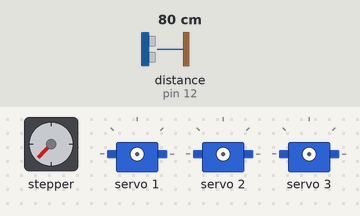
A sketch run on a simulated Arduino Uno, built with avr-gcc and run on an emulated ATmega328P. Parts: stepper motor, 3 × servo. Wiring (inferred from the names in the program): ultrasonic range finder: trigger pin 13; echo pin 12. Inputs (shaded band) come from the test bench; at power-on: distance to the obstacle (sensor on pin 12) 80 cm. The echo pulse lasts 58.3 µs per cm; the ROS host is connected and sends only what is stated; stepper angles assume 200 steps per turn.

Above: at 3.8 s.
3.9 s: distance to the obstacle (sensor on pin 12) set to 23 cm
At 4.4 s:
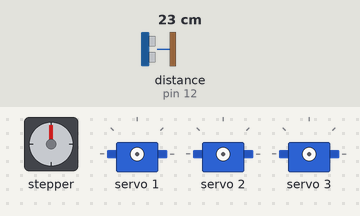
9.2 s: distance to the obstacle (sensor on pin 12) set to 18 cm
At 9.52 s:
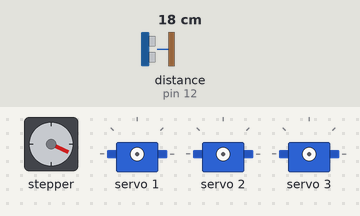
12.9 s: distance to the obstacle (sensor on pin 12) set to 299 cm
At 13.78 s:
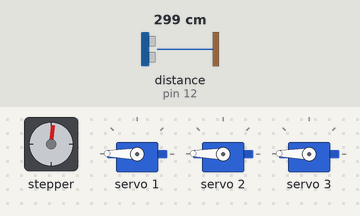
16.4 s: distance to the obstacle (sensor on pin 12) set to 2 cm
Timing chart, 0 to 69.2 s (numbered marks = the images above; inputs shaded):
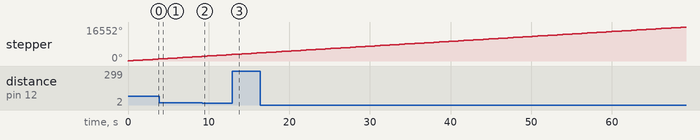

The sketch:

haha.ino
```cpp
#include <ros.h>
#include <std_msgs/Int16MultiArray.h>
#include <Stepper.h>
#include <Adafruit_PWMServoDriver.h>
Adafruit_PWMServoDriver pwmDriver = Adafruit_PWMServoDriver(0x40);

#define trigPin 13
#define echoPin 12

const int stepsPerRevolution = 200;
Stepper myStepper(stepsPerRevolution, 8, 9, 10, 11);

ros::NodeHandle  nh;
std_msgs::Int16MultiArray pwm_msg;

int pwm_servo_1;
int pwm_servo_2;
int pwm_servo_3;

int pwmRisingTime = 0;
int pwmFallingTime = 0;

void messageCb( const std_msgs::Int16MultiArray& msg){
  pwm_servo_1=msg.data[0];
  pwm_servo_2=msg.data[1];
  pwm_servo_3=msg.data[2];
}

void ambil_posisi();
void tutup_gripper();
void taruh_barang();
void buka_gripper();

ros::Subscriber<std_msgs::Int16MultiArray> sub("/mekatron/servo/pwm", &messageCb );

void setup()
{
  nh.initNode();
  nh.subscribe(sub);

  pinMode(trigPin, OUTPUT);
  pinMode(echoPin, INPUT);

  myStepper.setSpeed(60);

  pwmDriver.begin();
  pwmDriver.setPWMFreq(51);
}

void loop()
{
  nh.spinOnce();
  myStepper.step(stepsPerRevolution);
  delay(500);

  long duration, distance;
  digitalWrite(trigPin, LOW);  // Added this line
  delayMicroseconds(2); // Added this line
  digitalWrite(trigPin, HIGH);
  delayMicroseconds(10); // Added this line
  digitalWrite(trigPin, LOW);
  duration = pulseIn(echoPin, HIGH);
  distance = (duration/2) / 29.1;

  if(distance < 20){
    buka_gripper();
    ambil_posisi();
    tutup_gripper();
    taruh_barang();
    buka_gripper();
  }
  delay(1);
}

void ambil_posisi(){
  pwmFallingTime = map(pwm_servo_1, 0, 180, 0, 4096);
  pwmDriver.setPWM(1, pwmRisingTime, pwmFallingTime);
  pwmFallingTime = map(pwm_servo_2, 0, 180, 0, 4096);
  pwmDriver.setPWM(2, pwmRisingTime, pwmFallingTime);
  pwmFallingTime = map(pwm_servo_3, 0, 180, 0, 4096);
  pwmDriver.setPWM(3, pwmRisingTime, pwmFallingTime);
}

void tutup_gripper(){
  pwmDriver.setPWM(4, 0, 4096);
}

void buka_gripper(){
  pwmDriver.setPWM(4, 0, 0);
}

void taruh_barang(){// masih asal
  pwmDriver.setPWM(4, 0, 0);
  pwmFallingTime = 500;
  pwmDriver.setPWM(1, pwmRisingTime, pwmFallingTime);
  pwmDriver.setPWM(2, pwmRisingTime, pwmFallingTime);
  pwmDriver.setPWM(3, pwmRisingTime, pwmFallingTime);
}
```

Measured:
- the behaviour switches between 21 and 20 cm on distance to the obstacle (sensor on pin 12) (found by bisection; images 1 and 2)
